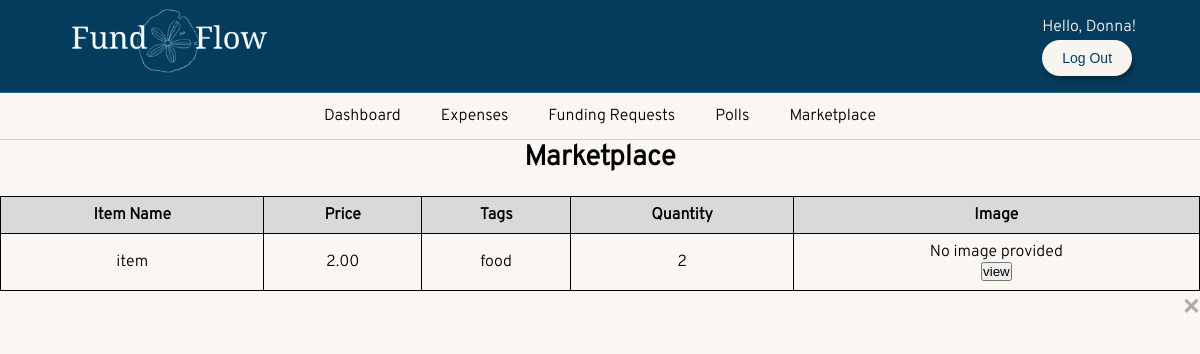
/marketplace/ (signed in), run on an earlier commit of the app's database.
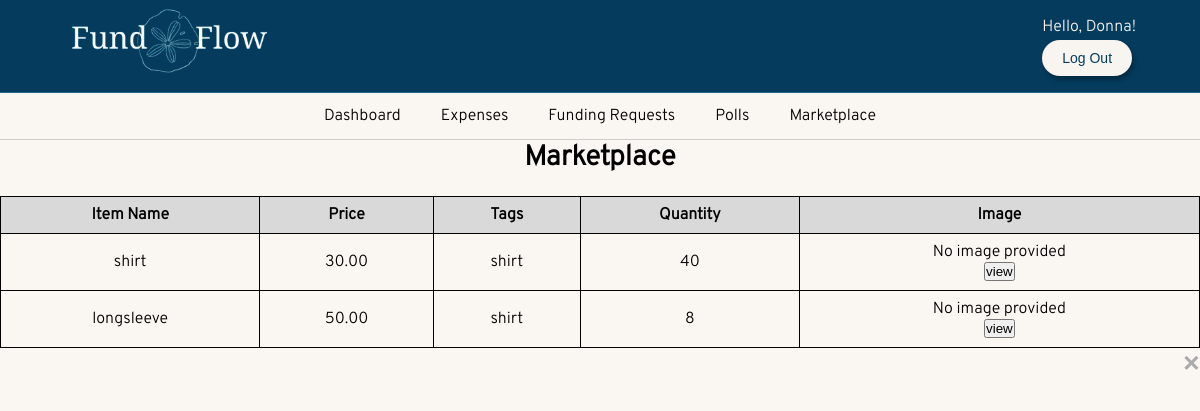
And on a later commit of the database.
### FundFlow/models.py (models this page shows, shortened)
class Item(models.Model):
    organization = models.ForeignKey('Organization', on_delete=models.CASCADE, related_name='items')
    item_name = models.CharField(max_length=100, unique=True)
    price = models.DecimalField(max_digits=10, decimal_places=2)
    image = models.FileField(upload_to='merchIMG/', null=True, blank=True)
    quantity = models.PositiveIntegerField()
    tags = models.ManyToManyField(Tag, related_name='items')

class Tag(models.Model):
    name = models.CharField(max_length=20, unique=True)

### FundFlow/views.py (the view)
# urls.py: path('marketplace/', views.marketplace_view, name='marketplace'),
@login_required
def marketplace_view(request):
    curUser = request.user
    curProf = UserProfile.objects.get(user=curUser)
    user_type = curProf.user_type
    thisOrg = curProf.current_Org
    items = Item.objects.all()
    if request.method == 'POST':
        item_id = request.POST.get('item_id')
        print(item_id)
        item=Item.objects.get(pk=item_id)
        return redirect('checkout', item.id)
    context = {
        'user_type': user_type,
        'items': items,
    }
    return render(request, 'marketplace.html', context)

### FundFlow/templates/marketplace.html (shortened to what this page needs)
{% extends 'base.html' %}
{% block content %}
<h1>Marketplace</h1>
<div>
    <table class= "log-table">
        <thead>
            <tr>
                <th>Item Name</th>
                <th>Price</th>
                <th>Tags</th>
                <th>Quantity</th>
                <th>Image</th>
            </tr>
        </thead>
        <tbody>
            {% for item in items %}
            <tr>
                <td>{{ item.item_name  }}</td>
                <td>{{ item.price }}</td>
                <td>
                    {% for tag in item.tags.all %}
                      {{ tag.name }}{% if not forloop.last %}, {% endif %}
                    {% empty %}
                      No tags
                    {% endfor %}
                </td>
                <td>{{ item.quantity }}</td>
                <td>
                    {% if item.image %}
                        <a href="#" class="image-link" data-image="{{ item.image.url }}">View image</a>
                    {% else %}
                        No image provided
                    {% endif %}
                    <form method="POST" class="view">
                    </div>
                    <button class="explore" name="item_id" value="{{item.id}}" >view</button>
                </div>
                    </form>
                </td>
            </tr>
            {% endfor %}
<div id="itemModal" class="item">
    <div class="item-content">
        <span class="close">&times;</span>
    </div>
</div>
{%endblock%}

What changed in the data, as far as the page shows it:
changed Item: item_name "item" → "shirt"; price "2.00" → "30.00"; quantity "2" → "40"
changed Tag: name "food" → "shirt"
added Item: item_name "longsleeve", price "50.00", quantity "8", image "No image provided", {{ item.id }} 2 (drawn), Tag (name "shirt")
